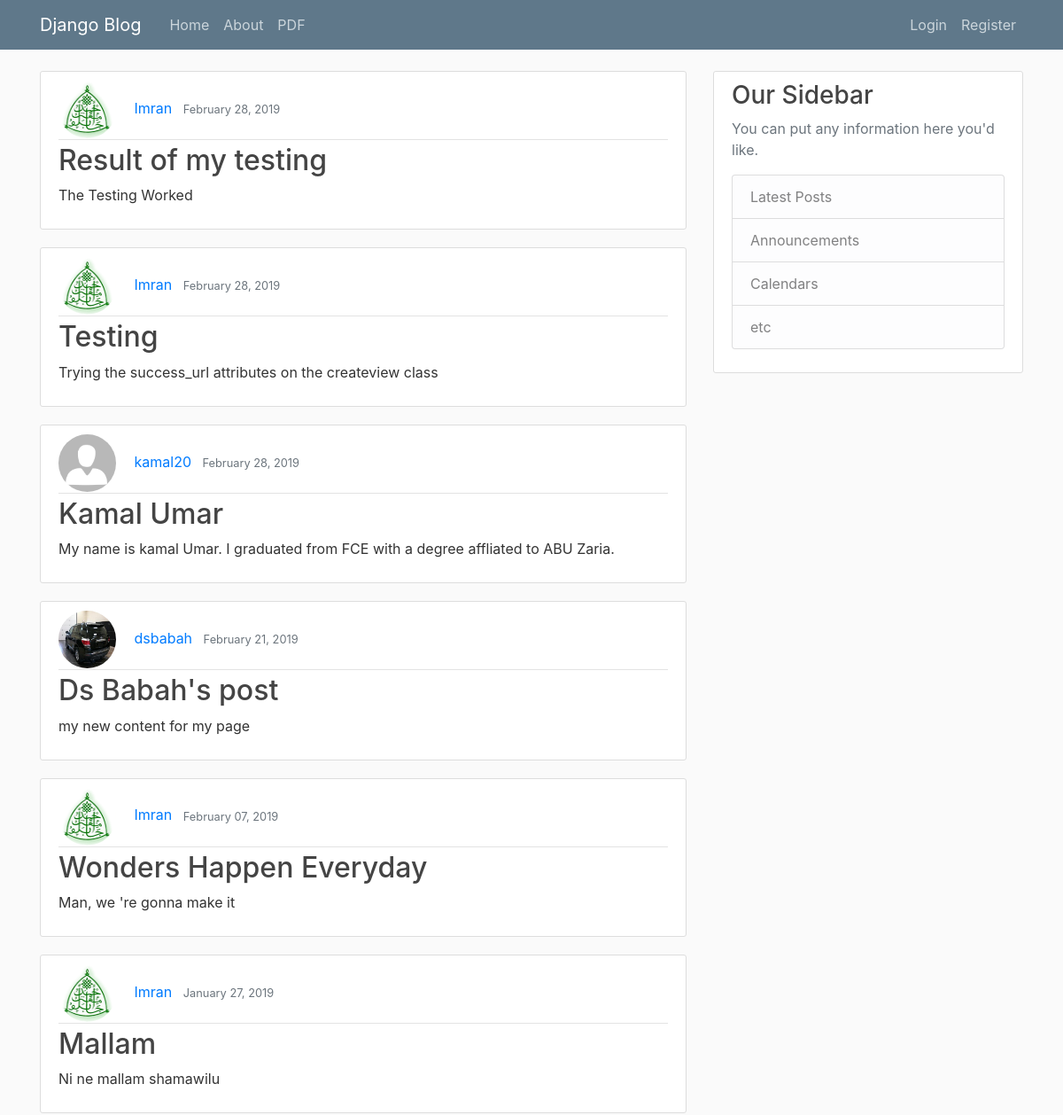
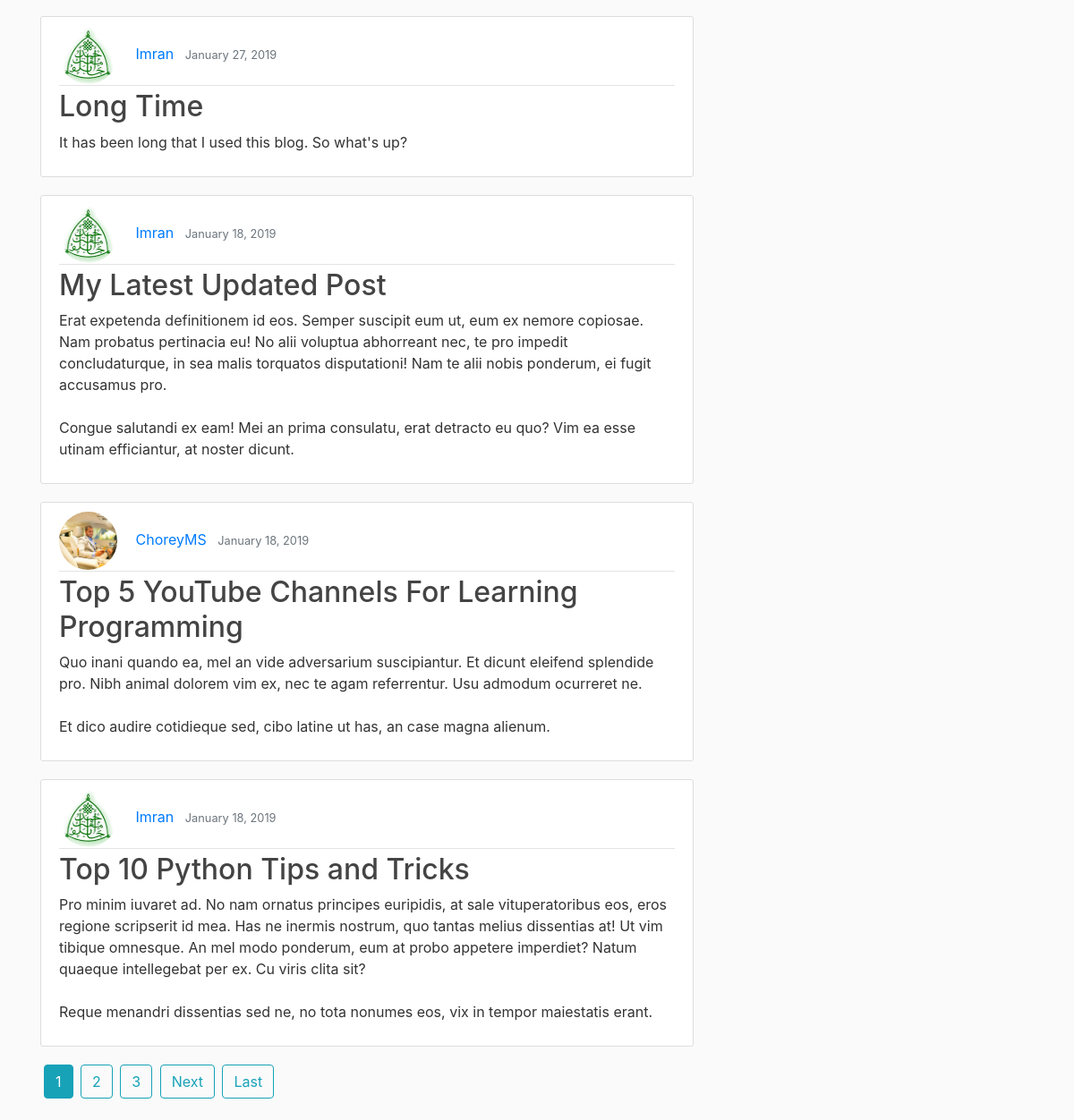
The page / on the database its author committed (2 pictures, top to bottom).
### blog/models.py (models this page shows, shortened)
class Post(models.Model):
    title = models.CharField(max_length=100)
    content = models.TextField()
    date_posted = models.DateTimeField(default=timezone.now)
    author = models.ForeignKey(User, on_delete=models.CASCADE)
    """ The get_absolute_url() allow us to get the exact url of a model object. Here we are getting the
    url for a specific post """
    def get_absolute_url(self):
        return reverse('post-detail', kwargs={'pk': self.pk})

### users/models.py (models this page shows, shortened)
class Profile(models.Model):
    user = models.OneToOneField(User, on_delete=models.CASCADE)
    image = models.ImageField(default='default.jpg', upload_to='profile_pics')

### blog/views.py (the view)
# urls.py: path('', PostListView.as_view(), name='blog-home'),
class PostListView(ListView):
    model = Post
    template_name = 'blog/home.html'       # <app>/<model>_<viewtype>.html ==> default
    context_object_name = 'posts'          # object_list ==> default
    ordering = ['-date_posted']            # This shows the latest post at the top
    paginate_by = 10

### blog/templates/blog/home.html (shortened to what this page needs)
{% extends "blog/base.html" %}
{% block content %}
    {% for post in posts %}
        <article class="media content-section">
          <div class="media-body">
            <div class="article-metadata">
              <img class="rounded-circle article-img" src="{{ post.author.profile.image.url }}">
              <a class="mr-2" href="{% url 'user-posts' post.author.username %}">{{ post.author }}</a>
              <small class="text-muted">{{ post.date_posted|date:"F d, Y" }}</small>
            </div>
            <h2><a class="article-title" href="{% url 'post-detail' post.id %}">{{ post.title }}</a></h2>
            <p class="article-content">{{ post.content }}</p>
          </div>
        </article>
    {% endfor %}
    {% if is_paginated %}
      {% for num in page_obj.paginator.page_range %}
        {% if page_obj.number == num %}
          <a class="btn btn-info mb-4 ml-1" href="?page={{ num }}">{{ num }}</a>
        {% elif num > page_obj.number|add:'-3' and num < page_obj.number|add:'3' %}
          <a class="btn btn-outline-info mb-4 ml-1" href="?page={{ num }}">{{ num }}</a>
        {% endif %}
      {% endfor %}
      {% if page_obj.has_next %}
        <a class="btn btn-outline-info mb-4 ml-1" href="?page={{ page_obj.next_page_number }}">Next</a>
        <a class="btn btn-outline-info mb-4 ml-1" href="?page={{ page_obj.paginator.num_pages }}">Last</a>
      {% endif %}
    {% endif %}
{% endblock content %}

### blog/templates/blog/base.html (shortened to what this page needs)
{% load static %}
<!DOCTYPE html>
<html>
<head>
    <link rel="stylesheet" href="https://maxcdn.bootstrapcdn.com/bootstrap/4.0.0/css/bootstrap.min.css">
    <link rel="stylesheet" type="text/css" href="{% static 'blog/main.css' %}">
</head>
<body>
    <header class="site-header">
      <nav class="navbar navbar-expand-md navbar-dark bg-steel fixed-top">
        <div class="container">
          <a class="navbar-brand mr-4" href="{% url 'blog-home' %}">Django Blog</a>
          <div class="collapse navbar-collapse" id="navbarToggle">
            <div class="navbar-nav mr-auto">
              <a class="nav-item nav-link" href="{% url 'blog-home' %}">Home</a>
              <a class="nav-item nav-link" href="{% url 'blog-about' %}">About</a>
              <a class="nav-item nav-link" href="{% url 'handouts_pdf_list' %}">PDF</a>
            </div>
            <div class="navbar-nav">
              {% if user.is_authenticated %}
                <a class="nav-item nav-link" href="{% url 'post-create' %}">New Post</a>
                <a class="nav-item nav-link" href="{% url 'profile' %}">{{user.username}}</a>
                <a class="nav-item nav-link" href="{% url 'logout' %}">Logout</a>
              {% else %}
                <a class="nav-item nav-link" href="{% url 'login' %}">Login</a>
                <a class="nav-item nav-link" href="{% url 'register' %}">Register</a>
              {% endif %}
            </div>
          </div>
        </div>
      </nav>
    </header>
    <main role="main" class="container">
      <div class="row">
        <div class="col-md-8">
          {% block content %}{% endblock %}
        </div>
        <div class="col-md-4">
          <div class="content-section">
            <h3>Our Sidebar</h3>
            <p class='text-muted'>You can put any information here you'd like.
              <ul class="list-group">
                <li class="list-group-item list-group-item-light">Latest Posts</li>
                <li class="list-group-item list-group-item-light">Announcements</li>
                <li class="list-group-item list-group-item-light">Calendars</li>
                <li class="list-group-item list-group-item-light">etc</li>
              </ul>
            </p>
          </div>
        </div>
      </div>
    </main>
</body>
</html>

### blog/static/blog/main.css (style rules this page uses)
body { background: #fafafa; color: #333333; margin-top: 5rem; }
h1, h2, h3, h4, h5, h6 { color: #444444; }
ul { margin: 0; }
.bg-steel { background-color: #5f788a; }
.site-header .navbar-nav .nav-link { color: #cbd5db; }
.content-section { background: #ffffff; padding: 10px 20px; border: 1px solid #dddddd; border-radius: 3px; margin-bottom: 20px; }
.article-title { color: #444444; }
.article-content { white-space: pre-line; }
.article-img { height: 65px; width: 65px; margin-right: 16px; }
.article-metadata { padding-bottom: 1px; margin-bottom: 4px; border-bottom: 1px solid #e3e3e3 }

### rows shown on the page
Post: author.profile.image (picture), author "Imran", date_posted "February 28, 2019", title "Result of my testing", content "The Testing Worked"
Post: author.profile.image (picture), author "Imran", date_posted "February 28, 2019", title "Testing", content "Trying the success_url attributes on the createview class"
Post: author.profile.image (placeholder picture), author "kamal20", date_posted "February 28, 2019", title "Kamal Umar", content "My name is kamal Umar. I graduated from FCE with a degree affliated to ABU Zaria."
Post: author.profile.image (picture), author "dsbabah", date_posted "February 21, 2019", title "Ds Babah's post", content "my new content for my page"
Post: author.profile.image (picture), author "Imran", date_posted "February 07, 2019", title "Wonders Happen Everyday", content "Man, we 're gonna make it"
Post: author.profile.image (picture), author "Imran", date_posted "January 27, 2019", title "Mallam", content "Ni ne mallam shamawilu"
Post: author.profile.image (picture), author "Imran", date_posted "January 27, 2019", title "Long Time", content "It has been long that I used this blog. So what's up?"
Post: author.profile.image (picture), author "Imran", date_posted "January 18, 2019", title "My Latest Updated Post", content "Erat expetenda definitionem id eos. Semper suscipit eum ut, eum ex nemore copiosae. Nam probatus pertinacia eu! No alii voluptua abhorreant nec, te pro impedit concludaturque, in sea malis torquatos disputationi! Nam te alii nobis ponderum, ei fugit accusamus pro. Congue salutandi ex eam! Mei an prima consulatu, erat detracto eu quo? Vim ea esse utinam efficiantur, at noster dicunt."
Post: author.profile.image (picture), author "ChoreyMS", date_posted "January 18, 2019", title "Top 5 YouTube Channels For Learning Programming", content "Quo inani quando ea, mel an vide adversarium suscipiantur. Et dicunt eleifend splendide pro. Nibh animal dolorem vim ex, nec te agam referrentur. Usu admodum ocurreret ne. Et dico audire cotidieque sed, cibo latine ut has, an case magna alienum."
Post: author.profile.image (picture), author "Imran", date_posted "January 18, 2019", title "Top 10 Python Tips and Tricks", content "Pro minim iuvaret ad. No nam ornatus principes euripidis, at sale vituperatoribus eos, eros regione scripserit id mea. Has ne inermis nostrum, quo tantas melius dissentias at! Ut vim tibique omnesque. An mel modo ponderum, eum at probo appetere imperdiet? Natum quaeque intellegebat per ex. Cu viris clita sit? Reque menandri dissentias sed ne, no tota nonumes eos, vix in tempor maiestatis erant."

### other values the page prints
{{ num }} "1"
{{ num }} "2" "3"
